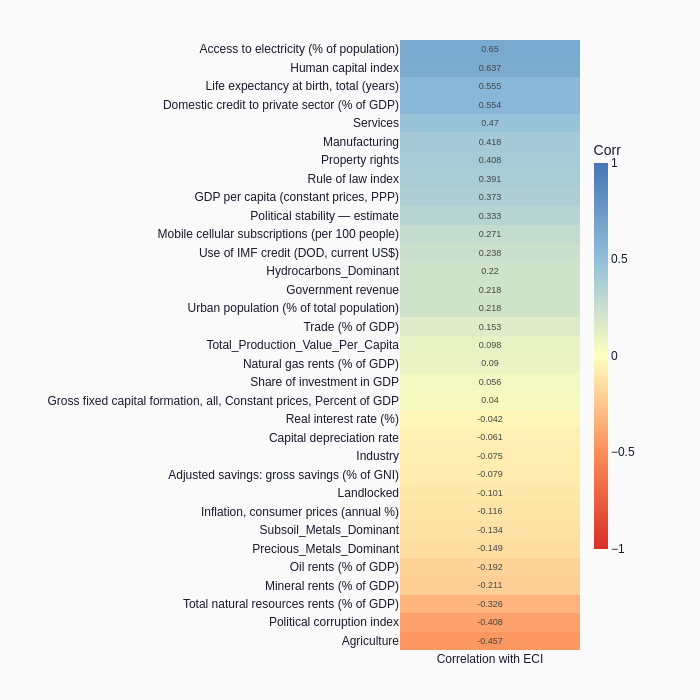

Notebook code cell kept with this figure:
### Markdown cell above
## 5. ECI Correlation Heatmap

### Code cell
CORR_VARS = [
    'Total_Production_Value_Per_Capita', 'Oil rents (% of GDP)',
    'Natural gas rents (% of GDP)', 'Mineral rents (% of GDP)',
    'Total natural resources rents (% of GDP)',
    'Hydrocarbons_Dominant', 'Subsoil_Metals_Dominant', 'Precious_Metals_Dominant',
    'Trade (% of GDP)', 'GDP per capita (constant prices, PPP)',
    'Gross fixed capital formation, all, Constant prices, Percent of GDP',
    'Share of investment in GDP', 'Agriculture', 'Industry', 'Manufacturing', 'Services',
    'Inflation, consumer prices (annual %)', 'Real interest rate (%)',
    'Domestic credit to private sector (% of GDP)',
    'Adjusted savings: gross savings (% of GNI)',
    'Human capital index', 'Life expectancy at birth, total (years)',
    'Urban population (% of total population)',
    'Access to electricity (% of population)',
    'Mobile cellular subscriptions (per 100 people)',
    'Political stability — estimate', 'Rule of law index',
    'Political corruption index', 'Property rights',
    'Government revenue', 'Use of IMF credit (DOD, current US$)',
    'Landlocked', 'Capital depreciation rate',
]
CORR_VARS = [v for v in CORR_VARS if v in df.columns]

corr_vals = df[[ECI_COL] + CORR_VARS].corr()[ECI_COL].drop(ECI_COL)
corr_df   = corr_vals.reset_index().rename(columns={'index': 'Variable', ECI_COL: 'Corr'})
corr_df   = corr_df.sort_values('Corr', ascending=True)

z = corr_df['Corr'].values.reshape(-1, 1)
y = corr_df['Variable'].tolist()

fig = go.Figure(go.Heatmap(
    z=z, y=y, x=['Correlation with ECI'],
    colorscale=[
        [0.0, '#D73027'], [0.25, '#FC8D59'], [0.5, '#FFFFBF'],
        [0.75, '#91BFDB'], [1.0, '#4575B4'],
    ],
    zmid=0, zmin=-1, zmax=1,
    text=np.round(z, 3), texttemplate='%{text}',
    textfont=dict(size=9),
    colorbar=dict(title='Corr', thickness=14, len=0.7),
    hovertemplate='<b>%{y}</b><br>Corr = %{z:.3f}<extra></extra>',
))
fig.update_layout(
    font=dict(family=FONT, color=NAVY),
    paper_bgcolor=BG,
    height=max(700, len(y) * 18 + 100),
    width=700,
    margin=dict(l=400, r=120, t=40, b=50),
)
save_html(fig, 'eci_correlation')
fig.show()

print('\nTop 10 positive:')
print(corr_df.nlargest(10, 'Corr')[['Variable', 'Corr']].to_string(index=False))
print('\nTop 10 negative:')
print(corr_df.nsmallest(10, 'Corr')[['Variable', 'Corr']].to_string(index=False))

### Figure 1 — Plotly figure (JSON) as saved in the notebook; plotly's stock layout.template omitted (floating-point values rounded to 4 significant figures)
{"data": [{"colorbar": {"len": 0.7, "thickness": 14, "title": {"text": "Corr"}}, "colorscale": [[0.0, "#D73027"], [0.25, "#FC8D59"], [0.5, "#FFFFBF"], [0.75, "#91BFDB"], [1.0, "#4575B4"]], "hovertemplate": "<b>%{y}</b><br>Corr = %{z:.3f}<extra></extra>", "text": [[-0.457], [-0.408], [-0.326], [-0.211], [-0.192], [-0.149], [-0.134], [-0.116], [-0.101], [-0.079], [-0.075], [-0.061], [-0.042], [0.04], [0.056], [0.09], [0.098], [0.153], [0.218], [0.218], [0.22], [0.238], [0.271], [0.333], [0.373], [0.391], [0.408], [0.418], [0.47], [0.554], [0.555], [0.637], [0.65]], "textfont": {"size": 9}, "texttemplate": "%{text}", "type": "heatmap", "x": ["Correlation with ECI"], "y": ["Agriculture", "Political corruption index", "Total natural resources rents (% of GDP)", "Mineral rents (% of GDP)", "Oil rents (% of GDP)", "Precious_Metals_Dominant", "Subsoil_Metals_Dominant", "Inflation, consumer prices (annual %)", "Landlocked", "Adjusted savings: gross savings (% of GNI)", "Industry", "Capital depreciation rate", "Real interest rate (%)", "Gross fixed capital formation, all, Constant prices, Percent of GDP", "Share of investment in GDP", "Natural gas rents (% of GDP)", "Total_Production_Value_Per_Capita", "Trade (% of GDP)", "Urban population (% of total population)", "Government revenue", "Hydrocarbons_Dominant", "Use of IMF credit (DOD, current US$)", "Mobile cellular subscriptions (per 100 people)", "Political stability — estimate", "GDP per capita (constant prices, PPP)", "Rule of law index", "Property rights", "Manufacturing", "Services", "Domestic credit to private sector (% of GDP)", "Life expectancy at birth, total (years)", "Human capital index", "Access to electricity (% of population)"], "z": [[-0.4566], [-0.4077], [-0.3255], [-0.2111], [-0.1922], [-0.1488], [-0.1337], [-0.1159], [-0.1013], [-0.07937], [-0.07499], [-0.06057], [-0.04157], [0.03997], [0.05623], [0.09032], [0.09839], [0.1531], [0.2176], [0.2183], [0.2202], [0.2384], [0.2712], [0.3333], [0.3729], [0.3913], [0.4084], [0.4176], [0.4698], [0.5537], [0.5555], [0.6373], [0.6497]], "zmax": 1, "zmid": 0, "zmin": -1}], "layout": {"font": {"color": "#1a1a2e", "family": "IBM Plex Sans, Arial, sans-serif"}, "height": 700, "margin": {"b": 50, "l": 400, "r": 120, "t": 40}, "paper_bgcolor": "#fafafa", "width": 700}}
